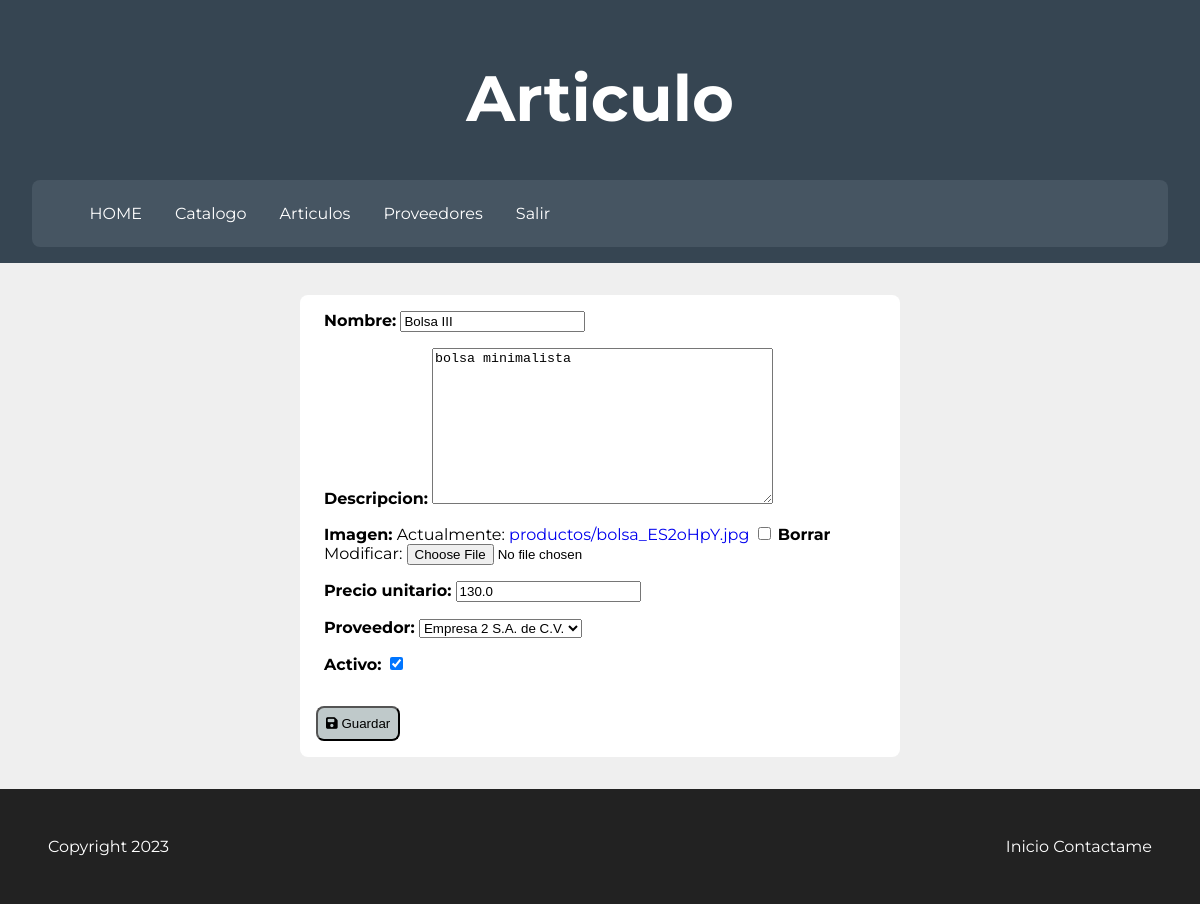
The app's page /articulo/editar/5 (signed in) with its own data.
### catalogo/models.py (models this page shows, shortened)
class Articulo(models.Model):
    nombre = models.CharField(max_length=45)
    descripcion = models.TextField()
    imagen  = models.ImageField(upload_to="productos", null=True, blank=True)
    precio_unitario = models.FloatField(default=0)
    proveedor = models.ForeignKey(Proveedor, on_delete=models.CASCADE)
    activo = models.BooleanField(default=True)

### catalogo/views.py (the view, shortened to what this page needs)
# urls.py: path('articulo/editar/<int:id>', views.crear_articulo, name="editarArticulo"),
@staff_member_required
def crear_articulo(request, id=None):
    from catalogo.forms import ArticuloForm
    from catalogo.forms import Articulo
    obj = Articulo.objects.filter(pk=id).first()
    path_img = guarda_path_img(obj)
    form = ArticuloForm(request.POST or None, request.FILES or None, instance=obj)
    if request.method == 'GET':
        parametros = { 'form': form }
        return TemplateResponse(request, 'articulo.html', parametros)

### catalogo/forms.py
class ArticuloForm(forms.ModelForm):
    class Meta:
        model = Articulo
        fields = '__all__'

### catalogo/models.py (called while the page is built)
    def __str__(self):
        return self.razon_social

### catalogo/views.py (called while the page is built)
def guarda_path_img(articulo):
    if articulo is None:
        return None
    else:
        return articulo.imagen.path

### templates/articulo.html (shortened to what this page needs)
{% extends 'base.html' %}
{% block cabecera %}
<h1 id="titulo">Articulo</h1>
{% endblock %}
{% block content %}
    <section class="cont_form">
        <form action="" method="POST" enctype="multipart/form-data">
            {{form.as_p}}
            <button type="submit" class="btn_guardar">
                <icon class="fa fa-floppy-disk"></icon> Guardar
            </button>
        </form>
    </section>
{% endblock %}

### static/styles/base.css (style rules this page uses)
html { font-family: 'Montserrat', sans-serif; }
body { margin: 0; background-color: #efefef; display: grid; min-height: 100vh; grid-template-rows: auto 1fr auto; }
a { text-decoration: none; }
.btn_guardar { transition: background-color 0.4s ease; background-color: #bfc9ca; color: black; padding: 0.3rem; border-radius: 0.5rem; cursor: pointer; }
header h1 { font-size: 4rem; text-align: center; }
.cont_form { width: 50%; margin: 2rem auto; background-color: #fff; border-radius: .5rem; display: flex; align-items: center; }
section.cont_form label { font-weight: bold; }
section.cont_form p { margin-left : 1rem; margin-right: 1rem; padding-left: 0.5rem; margin-right: 0.5rem; padding-bottom: 0; }
section.cont_form button { margin: 1rem; padding: 0.5rem; }

### records on screen
Articulo: nombre "Bolsa III", descripcion "bolsa minimalista", precio_unitario "130.0", proveedor "Empresa 2 S.A. de C.V.", activo "☑"
